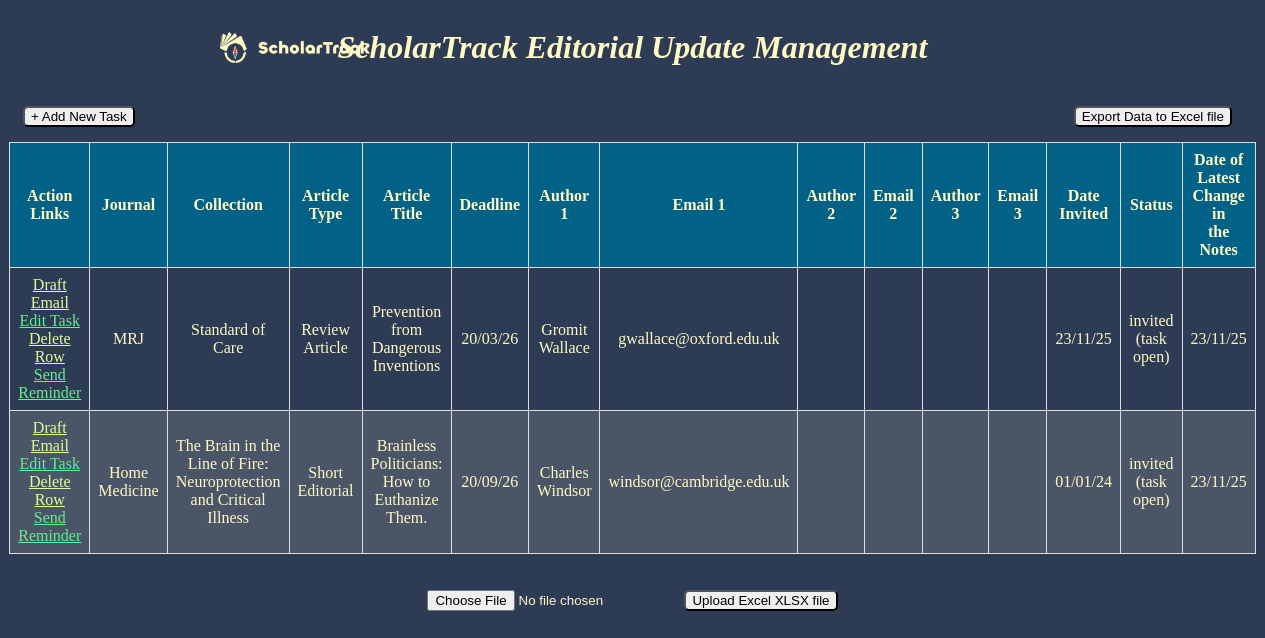
The page / on the database its author committed.
### app.py (models this page shows, shortened)
class Task(db.Model):
    id = db.Column(db.Integer, primary_key=True)
    journal = db.Column(db.String(100), nullable=False)
    collection = db.Column(db.String(50))
    type = db.Column(db.String(50))
    title = db.Column(db.String(120))
    deadline = db.Column(db.Date)
    author1 = db.Column(db.String(30))
    email1 = db.Column(db.String(30))
    author2 = db.Column(db.String(30))
    email2 = db.Column(db.String(30))
    author3 = db.Column(db.String(30))
    email3 = db.Column(db.String(30))
    date_invited = db.Column(db.Date)
    status = db.Column(db.String(30))
    last_change_in_notes = db.Column(db.Date)
    notes = db.Column(db.String(2500))

### app.py (the view, shortened to what this page needs)
@app.route('/', methods=['POST', 'GET'])  # type: ignore
def index():
    tasks = Task.query.all()
    return render_template('index.html', tasks=tasks)

### templates/index.html (shortened to what this page needs)
{% extends 'base.html' %}
{% block body %}
<div class="content">
    <div class="main-title-container">
        <img src="static/scholar_track.png" alt="Scholar Track" class="main-page-logo">
        <div class="main-title"><h1><i>ScholarTrack Editorial Update Management</i></h1></div>
    </div>
    <br>
    {% if tasks | length < 1 %}
    <h2>The grid is not populated.</h2>
    <h3>Please add a new task manually:</h3>
        <a href="{{ url_for('new_task') }}">
            <button class="btn">
                + Add New Task
            </button>
        </a>
    <h3>Or upload an xlsx file:</h3>
    {% else %}
    <a href="{{ url_for('new_task') }}">
        <button class="new-task-button">
            + Add New Task
        </button>
    </a>
    <a href="{{ url_for('export_excel') }}">
        <button class="export-button">Export Data to Excel file</button>
    </a>
    <br><br>
    <table>
        <thead>
            <tr>
                <th>Action Links</th>
                <th>Journal</th>
                <th>Collection</th>
                <th>Article Type</th>
                <th>Article Title</th>
                <th>Deadline</th>
                <th>Author 1</th>
                <th>Email 1</th>
                <th>Author 2</th>
                <th>Email 2</th>
                <th>Author 3</th>
                <th>Email 3</th>
                <th>Date Invited</th>
                <th>Status</th>
                <th>Date of Latest<br>Change in<br>the Notes</th>
            </tr>
        </thead>
        <tbody>
            {% for task in tasks %}
            <tr>
                <td>
                    <a class='one' href="{{ url_for('edit_email', task_id=task.id) }}">Draft Email</a><br>
                    <a class='two' href="{{ url_for('edit_task', task_id=task.id) }}">Edit Task</a><br>
                    <a class='one' href="{{ url_for('confirm_delete', id=task.id) }}">Delete Row</a><br>
                    <a class='two' href="{{ url_for('follow_up', task_id=task.id) }}">Send Reminder</a>
                </td>
                <td>{{task.journal}}</td>
                <td>{{task.collection}}</td>
                <td>{{task.type}}</td>
                <td>{{task.title}}</td>
                <td>{{task.deadline.strftime('%d/%m/%y')}}</td>
                <td>{{task.author1}}</td>
                <td>{{task.email1}}</td>
                <td>{{task.author2}}</td>
                <td>{{task.email2}}</td>
                <td>{{task.author3}}</td>
                <td>{{task.email3}}</td>
                <td>{{task.date_invited.strftime('%d/%m/%y')}}</td>
                <td>{{task.status}}</td>
                <td>{{task.last_change_in_notes.strftime('%d/%m/%y')}}</td>
            </tr>
            {% endfor %}
        </tbody>
    </table>
    <br><br>
    {% endif %}
        <form style="display: inline-block;" method="post" enctype="multipart/form-data">
            <input type="file" name="file" accept=".xlsx" required>
            <button type="submit" class="btn">Upload Excel XLSX file</button>
        </form>
</div>
<br><br><br>
{% endblock %}

### templates/base.html (shortened to what this page needs)
<!DOCTYPE html>
<html lang="en">
<head>
    <link rel="stylesheet" href="{{url_for('static',filename='style.css')}}">
</head>
<body>
    {% block body %} {% endblock %}
</body>
</html>

### static/style.css (style rules this page uses)
body { background-color: #2d3b55; color: #fff9c4 }
.main-title-container { position: relative; width: 100%; display: flex; align-items: center; }
.main-page-logo { position: absolute; left: 23%; transform: translateX(-50%); height: auto; width: 12%; }
.main-title { width: 100%; text-align: center; margin: 0 auto; }
.content { align-items: center; text-align: center; }
a.one:link { color: #e0fd97; }
a.two:link { color: #65ee8e; }
table { background-color: #2d3b55; border-collapse: collapse; width: 98%; margin-left: auto; margin-right: auto; color: #fff9c4 }
tr:nth-child(even) { background-color: #4a5568; }
th { background-color: #026186; font-weight: bold; text-align: center; }
th, td { border: 1px solid #dddddd; text-align: center; padding: 8px; }
.export-button { margin-right: 25px; float: right; border-radius: 5px; }
.new-task-button { margin-left: 15px; float: left; border-radius: 5px; }
.btn { border-radius: 5px; }

### rows shown on the page
Task: journal "MRJ", collection "Standard of Care", type "Review Article", title "Prevention from Dangerous Inventions", deadline "20/03/26", author1 "Gromit Wallace", email1 "gwallace@oxford.edu.uk", date_invited "23/11/25", status "invited (task open)", last_change_in_notes "23/11/25"
Task: journal "Home Medicine", collection "The Brain in the Line of Fire: Neuroprotection and Critical Illness", type "Short Editorial", title "Brainless Politicians: How to Euthanize Them.", deadline "20/09/26", author1 "Charles Windsor", email1 "windsor@cambridge.edu.uk", date_invited "01/01/24", status "invited (task open)", last_change_in_notes "23/11/25"
